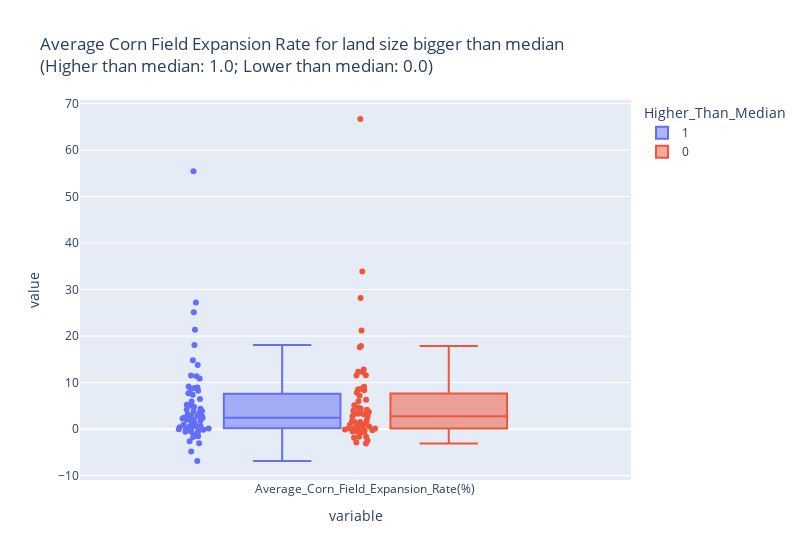

Notebook source saved alongside this figure:
### Code cell
fig_box = px.box(last_df,                                           # Specify data frame
                 y=["Average_Corn_Field_Expansion_Rate(%)"],                       # Select posrecip and negrecip variables
                 points="all",                                     # Include all observations as data points
                 color = 'Higher_Than_Median',                                # Color (and group by) column "Cluster"
                 labels = {"Cluster": "Altruism"},                 # Rename "Cluster" as "Altruism" in our legend
                 title = """Average Corn Field Expansion Rate for land size bigger than median 
                 <br>(Higher than median: 1.0; Lower than median: 0.0)""")       # Always add a title!
fig_box.update_layout(autosize=False, width = 800)                # Specify width (by default, full notebook cell)
fig_box

### Figure 1 — Plotly figure (JSON) as saved in the notebook; plotly's stock layout.template omitted (floating-point values rounded to 4 significant figures)
{"data": [{"alignmentgroup": "True", "boxpoints": "all", "hovertemplate": "Higher_Than_Median=1<br>variable=%{x}<br>value=%{y}<extra></extra>", "legendgroup": "1", "marker": {"color": "#636efa"}, "name": "1", "notched": false, "offsetgroup": "1", "orientation": "v", "showlegend": true, "type": "box", "x": ["Average_Corn_Field_Expansion_Rate(%)", "Average_Corn_Field_Expansion_Rate(%)", "Average_Corn_Field_Expansion_Rate(%)", "Average_Corn_Field_Expansion_Rate(%)", "Average_Corn_Field_Expansion_Rate(%)", "Average_Corn_Field_Expansion_Rate(%)", "Average_Corn_Field_Expansion_Rate(%)", "Average_Corn_Field_Expansion_Rate(%)", "Average_Corn_Field_Expansion_Rate(%)", "Average_Corn_Field_Expansion_Rate(%)", "Average_Corn_Field_Expansion_Rate(%)", "Average_Corn_Field_Expansion_Rate(%)", "Average_Corn_Field_Expansion_Rate(%)", "Average_Corn_Field_Expansion_Rate(%)", "Average_Corn_Field_Expansion_Rate(%)", "Average_Corn_Field_Expansion_Rate(%)", "Average_Corn_Field_Expansion_Rate(%)", "Average_Corn_Field_Expansion_Rate(%)", "Average_Corn_Field_Expansion_Rate(%)", "Average_Corn_Field_Expansion_Rate(%)", "Average_Corn_Field_Expansion_Rate(%)", "Average_Corn_Field_Expansion_Rate(%)", "Average_Corn_Field_Expansion_Rate(%)", "Average_Corn_Field_Expansion_Rate(%)", "Average_Corn_Field_Expansion_Rate(%)", "Average_Corn_Field_Expansion_Rate(%)", "Average_Corn_Field_Expansion_Rate(%)", "Average_Corn_Field_Expansion_Rate(%)", "Average_Corn_Field_Expansion_Rate(%)", "Average_Corn_Field_Expansion_Rate(%)", "Average_Corn_Field_Expansion_Rate(%)", "Average_Corn_Field_Expansion_Rate(%)", "Average_Corn_Field_Expansion_Rate(%)", "Average_Corn_Field_Expansion_Rate(%)", "Average_Corn_Field_Expansion_Rate(%)", "Average_Corn_Field_Expansion_Rate(%)", "Average_Corn_Field_Expansion_Rate(%)", "Average_Corn_Field_Expansion_Rate(%)", "Average_Corn_Field_Expansion_Rate(%)", "Average_Corn_Field_Expansion_Rate(%)", "Average_Corn_Field_Expansion_Rate(%)", "Average_Corn_Field_Expansion_Rate(%)", "Average_Corn_Field_Expansion_Rate(%)", "Average_Corn_Field_Expansion_Rate(%)", "Average_Corn_Field_Expansion_Rate(%)", "Average_Corn_Field_Expansion_Rate(%)", "Average_Corn_Field_Expansion_Rate(%)", "Average_Corn_Field_Expansion_Rate(%)", "Average_Corn_Field_Expansion_Rate(%)", "Average_Corn_Field_Expansion_Rate(%)", "Average_Corn_Field_Expansion_Rate(%)", "Average_Corn_Field_Expansion_Rate(%)", "Average_Corn_Field_Expansion_Rate(%)", "Average_Corn_Field_Expansion_Rate(%)", "Average_Corn_Field_Expansion_Rate(%)", "Average_Corn_Field_Expansion_Rate(%)", "Average_Corn_Field_Expansion_Rate(%)", "Average_Corn_Field_Expansion_Rate(%)", "Average_Corn_Field_Expansion_Rate(%)", "Average_Corn_Field_Expansion_Rate(%)", "Average_Corn_Field_Expansion_Rate(%)", "Average_Corn_Field_Expansion_Rate(%)", "Average_Corn_Field_Expansion_Rate(%)"], "x0": " ", "xaxis": "x", "y": [7.372, 13.78, 5.917, -0.02704, 55.43, 2.468, 8.929, 1.793, 7.707, 10.88, 0.6749, 3.162, -1.381, 0.02168, 0.7524, 0.4514, 4.206, -0.2819, 1.213, 3.518, 5.028, 2.024, -4.793, 4.362, -2.609, -6.849, 4.822, 2.281, 0.6383, -1.532, 3.778, 14.79, 27.2, 0.383, -1.707, 2.84, 5.244, 2.794, 0.6516, 3.902, 25.11, 2.824, 6.473, -0.5884, 0.1427, 11.35, -0.1474, 9.182, 21.37, 0.3346, -0.4522, -3.06, 18.07, 11.51, -0.5675, 1.764, 8.278, 8.847, 0.9642, 2.431, 1.898, 8.643, -1.038], "y0": " ", "yaxis": "y"}, {"alignmentgroup": "True", "boxpoints": "all", "hovertemplate": "Higher_Than_Median=0<br>variable=%{x}<br>value=%{y}<extra></extra>", "legendgroup": "0", "marker": {"color": "#EF553B"}, "name": "0", "notched": false, "offsetgroup": "0", "orientation": "v", "showlegend": true, "type": "box", "x": ["Average_Corn_Field_Expansion_Rate(%)", "Average_Corn_Field_Expansion_Rate(%)", "Average_Corn_Field_Expansion_Rate(%)", "Average_Corn_Field_Expansion_Rate(%)", "Average_Corn_Field_Expansion_Rate(%)", "Average_Corn_Field_Expansion_Rate(%)", "Average_Corn_Field_Expansion_Rate(%)", "Average_Corn_Field_Expansion_Rate(%)", "Average_Corn_Field_Expansion_Rate(%)", "Average_Corn_Field_Expansion_Rate(%)", "Average_Corn_Field_Expansion_Rate(%)", "Average_Corn_Field_Expansion_Rate(%)", "Average_Corn_Field_Expansion_Rate(%)", "Average_Corn_Field_Expansion_Rate(%)", "Average_Corn_Field_Expansion_Rate(%)", "Average_Corn_Field_Expansion_Rate(%)", "Average_Corn_Field_Expansion_Rate(%)", "Average_Corn_Field_Expansion_Rate(%)", "Average_Corn_Field_Expansion_Rate(%)", "Average_Corn_Field_Expansion_Rate(%)", "Average_Corn_Field_Expansion_Rate(%)", "Average_Corn_Field_Expansion_Rate(%)", "Average_Corn_Field_Expansion_Rate(%)", "Average_Corn_Field_Expansion_Rate(%)", "Average_Corn_Field_Expansion_Rate(%)", "Average_Corn_Field_Expansion_Rate(%)", "Average_Corn_Field_Expansion_Rate(%)", "Average_Corn_Field_Expansion_Rate(%)", "Average_Corn_Field_Expansion_Rate(%)", "Average_Corn_Field_Expansion_Rate(%)", "Average_Corn_Field_Expansion_Rate(%)", "Average_Corn_Field_Expansion_Rate(%)", "Average_Corn_Field_Expansion_Rate(%)", "Average_Corn_Field_Expansion_Rate(%)", "Average_Corn_Field_Expansion_Rate(%)", "Average_Corn_Field_Expansion_Rate(%)", "Average_Corn_Field_Expansion_Rate(%)", "Average_Corn_Field_Expansion_Rate(%)", "Average_Corn_Field_Expansion_Rate(%)", "Average_Corn_Field_Expansion_Rate(%)", "Average_Corn_Field_Expansion_Rate(%)", "Average_Corn_Field_Expansion_Rate(%)", "Average_Corn_Field_Expansion_Rate(%)", "Average_Corn_Field_Expansion_Rate(%)", "Average_Corn_Field_Expansion_Rate(%)", "Average_Corn_Field_Expansion_Rate(%)", "Average_Corn_Field_Expansion_Rate(%)", "Average_Corn_Field_Expansion_Rate(%)", "Average_Corn_Field_Expansion_Rate(%)", "Average_Corn_Field_Expansion_Rate(%)", "Average_Corn_Field_Expansion_Rate(%)", "Average_Corn_Field_Expansion_Rate(%)", "Average_Corn_Field_Expansion_Rate(%)", "Average_Corn_Field_Expansion_Rate(%)", "Average_Corn_Field_Expansion_Rate(%)", "Average_Corn_Field_Expansion_Rate(%)", "Average_Corn_Field_Expansion_Rate(%)", "Average_Corn_Field_Expansion_Rate(%)", "Average_Corn_Field_Expansion_Rate(%)", "Average_Corn_Field_Expansion_Rate(%)", "Average_Corn_Field_Expansion_Rate(%)", "Average_Corn_Field_Expansion_Rate(%)", "Average_Corn_Field_Expansion_Rate(%)"], "x0": " ", "xaxis": "x", "y": [0.6335, 66.67, -1.632, 0.8989, 0.1966, 33.9, 28.17, 3.547, 3.974, 0.1116, 3.374, 12.84, -0.1001, 7.834, 0.8491, 0.09012, 1.558, 4.609, -1.874, 3.329, 0.3025, 12.21, -0.3732, -2.875, -2.427, 2.775, -0.5725, 5.131, -0.5008, -0.3516, -0.2653, 1.549, 0.5932, 21.19, 3.198, 6.297, 12.33, 17.6, 1.828, 17.85, 1.322, 0.9008, 0.8818, 11.55, 0.1366, -0.7003, 0.4731, -3.078, 2.778, 7.182, 9.11, 8.503, 1.975, -0.5378, 8.373, 3.696, -1.658, 6.0, 4.417, 11.61, 3.513, 4.17, 8.684], "y0": " ", "yaxis": "y"}], "layout": {"autosize": false, "boxmode": "group", "legend": {"title": {"text": "Higher_Than_Median"}, "tracegroupgap": 0}, "title": {"text": "Average Corn Field Expansion Rate for land size bigger than median \n                 <br>(Higher than median: 1.0; Lower than median: 0.0)"}, "width": 800, "xaxis": {"anchor": "y", "domain": [0, 1], "title": {"text": "variable"}}, "yaxis": {"anchor": "x", "domain": [0, 1], "title": {"text": "value"}}}}
